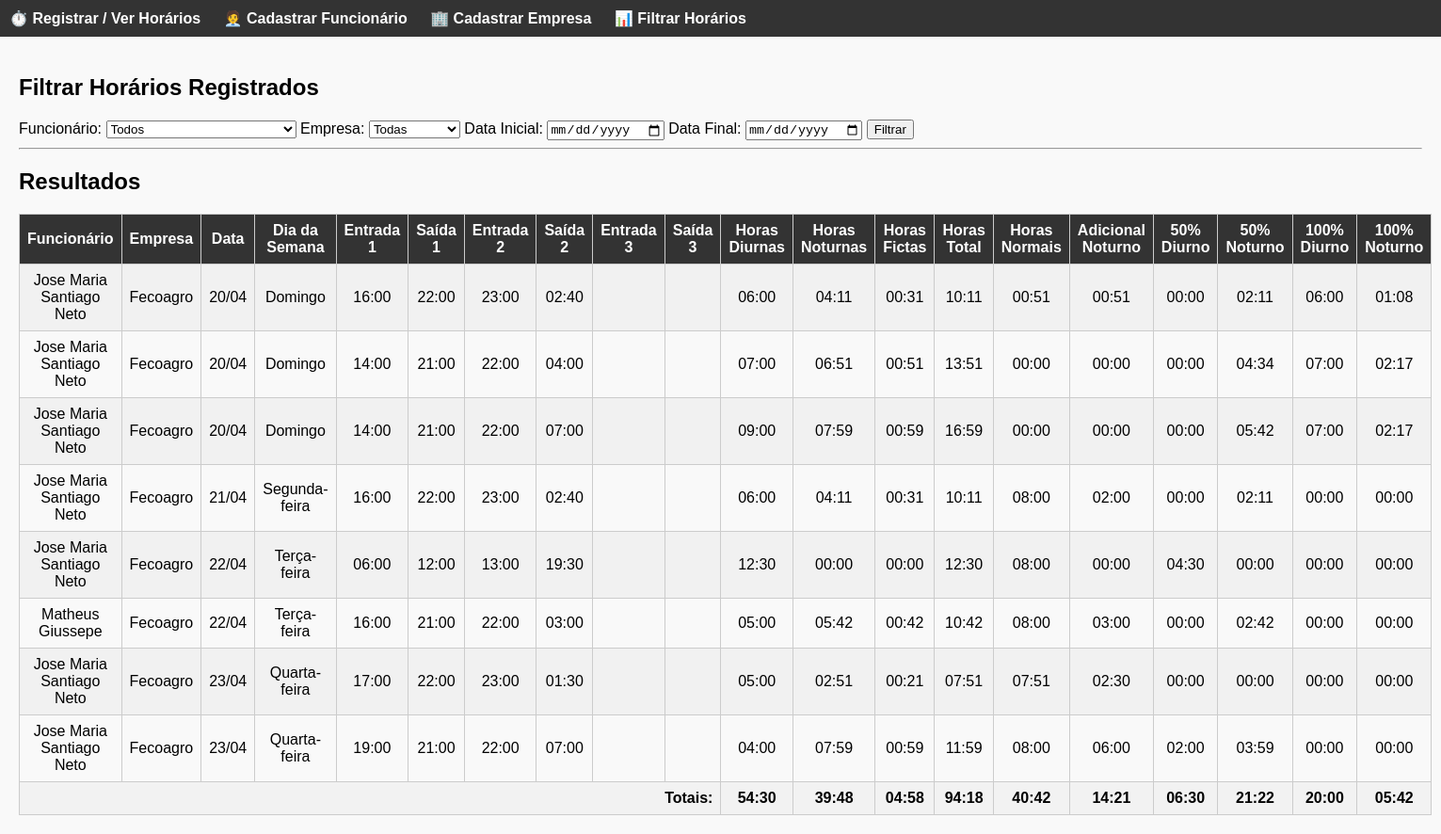
Page /lista-registros?empresa_id=1 on the committed database.
### models.py (models this page shows)
class Ponto(db.Model):
    id = db.Column(db.Integer, primary_key=True)
    funcionario_id = db.Column(db.Integer, db.ForeignKey('funcionario.id'), nullable=False)
    empresa_id = db.Column(db.Integer, db.ForeignKey('empresa.id'), nullable=False)
    data = db.Column(db.String(10), nullable=False)
    entrada1 = db.Column(db.String(5))
    saida1 = db.Column(db.String(5))
    entrada2 = db.Column(db.String(5))
    saida2 = db.Column(db.String(5))
    entrada3 = db.Column(db.String(5))
    saida3 = db.Column(db.String(5))
    funcionario = db.relationship('Funcionario', backref=db.backref('pontos', lazy=True))
    empresa = db.relationship('Empresa', backref=db.backref('pontos', lazy=True))

class Funcionario(db.Model):
    id = db.Column(db.Integer, primary_key=True)
    nome = db.Column(db.String(100), nullable=False)

class Empresa(db.Model):
    id = db.Column(db.Integer, primary_key=True)
    nome = db.Column(db.String(100), nullable=False)
    vale_alimentacao = db.Column(db.Float, nullable=False)

### app.py (the view, shortened to what this page needs)
@app.route("/lista-registros", methods=["GET"])
def lista_registros():
    funcionarios = Funcionario.query.order_by(Funcionario.nome.asc()).all()
    empresas = Empresa.query.order_by(Empresa.nome.asc()).all()
    query = Ponto.query
    funcionario_id = request.args.get("funcionario_id")
    empresa_id = request.args.get("empresa_id")
    data_ini = request.args.get("data_ini")
    data_fim = request.args.get("data_fim")
    if funcionario_id:
        query = query.filter_by(funcionario_id=funcionario_id)
    if empresa_id:
        query = query.filter_by(empresa_id=empresa_id)
    if data_ini:
        query = query.filter(Ponto.data >= data_ini)
    if data_fim:
        query = query.filter(Ponto.data <= data_fim)
    pontos = query.order_by(Ponto.data.asc()).all()
    INIDIA = time(5, 0)
    FIMDIA = time(22, 0)
    ININOT = time(22, 0)
    FIMNOT = time(5, 0)
    def to_time(valor):
        if isinstance(valor, str):
            return datetime.strptime(valor, "%H:%M").time()
        return valor
    for ponto in pontos:
        if isinstance(ponto.data, str):
            ponto.data_obj = datetime.strptime(ponto.data, "%Y-%m-%d")
        else:
            ponto.data_obj = ponto.data
        ponto.horas_diurnas = timedelta()
        ponto.horas_diurnas_reais = timedelta()
        ponto.horas_noturnas_reais = timedelta()
        ponto.horas_noturnas = timedelta()
        ponto.horas_adicional = timedelta()
        ponto.horas_adicional_ficta = timedelta()
        ponto.horas_fictas = timedelta()
        ponto.horas_total = timedelta()
        ponto.extra_50_diurno = timedelta()
        ponto.extra_50_noturno_reais = timedelta()
        ponto.extra_100_diurno = timedelta()
        ponto.extra_100_noturno = timedelta()
        ponto.horas_normais = timedelta(hours=8)
        if ponto.data_obj.weekday() == 5:
           ponto.horas_normais = timedelta(hours=4)
        turnos = [(ponto.entrada1, ponto.saida1), (ponto.entrada2, ponto.saida2), (ponto.entrada3, ponto.saida3)]
        minutos_marcados = []
        for entrada, saida in turnos:
            if entrada and saida:
                entrada = to_time(entrada)
                saida = to_time(saida)
                entrada_dt = datetime.combine(ponto.data_obj, entrada)
                saida_dt = datetime.combine(ponto.data_obj, saida)
                if saida < entrada:
                    saida_dt += timedelta(days=1)
                atual = entrada_dt
                while atual < saida_dt:
                    minutos_marcados.append(atual)
                    atual += timedelta(minutes=1)
        for minuto in minutos_marcados:
            hora = minuto.time()
            tipo = "diurna"
            if hora >= ININOT or hora < FIMNOT:
                tipo = "noturna"
            if minuto.weekday() == 6:
                if tipo == "diurna":
                    ponto.extra_100_diurno += timedelta(minutes=1)
                    ponto.horas_diurnas_reais += timedelta(minutes=1)
                else:
                    ponto.extra_100_noturno += timedelta(minutes=1)
                    ponto.horas_noturnas_reais += timedelta(minutes=1)
                continue
            if ponto.horas_normais > timedelta():
                ponto.horas_normais -= timedelta(minutes=1)
                if tipo == "diurna":
                    ponto.horas_diurnas += timedelta(minutes=1)
                    ponto.horas_diurnas_reais += timedelta(minutes=1)
                else:
                    ponto.horas_noturnas_reais += timedelta(minutes=1)
                    ponto.horas_adicional += timedelta(minutes=1)
            else:
                if tipo == "diurna":
                    ponto.extra_50_diurno += timedelta(minutes=1)
                    ponto.horas_diurnas_reais += timedelta(minutes=1)
                else:
                    ponto.extra_50_noturno_reais += timedelta(minutes=1)
                    ponto.horas_noturnas_reais += timedelta(minutes=1)
        ponto.horas_fictas = ponto.horas_noturnas_reais * 0.142857 # 03:40 * 0.14 = 00:31
        ponto.horas_adicional_ficta = ponto.horas_adicional * 0.142857 # 02:00 * 0.14 = 00:17
        ponto.horas_noturnas = ponto.horas_noturnas_reais + ponto.horas_fictas
        ponto.extra_100_noturno = ponto.extra_100_noturno * 1.142857
        ponto.horas_total = ponto.horas_diurnas_reais + ponto.horas_noturnas
        carga_horaria_diaria = timedelta()
        if ponto.data_obj.weekday() < 5 or ponto.data_obj.weekday() > 5:
            carga_horaria_diaria = timedelta(hours=8)
        else:
            timedelta(hours=4)
        jornada_total = ponto.horas_diurnas_reais + ponto.horas_noturnas_reais + ponto.horas_fictas
        extra_total = max(timedelta(), jornada_total - carga_horaria_diaria)
        horas_normais_noturnas_total = max(timedelta(), ponto.horas_noturnas - extra_total)
        ponto.adicional_noturno = horas_normais_noturnas_total
        ponto.extra_50_noturno = ponto.horas_noturnas - ponto.adicional_noturno
        if ponto.data_obj.weekday() > 5:
            ponto.extra_50_diurno = ponto.extra_50_diurno
        if jornada_total < carga_horaria_diaria:
            ponto.horas_normais = jornada_total
        else:
            ponto.horas_normais = carga_horaria_diaria
        if ponto.data_obj.weekday() == 6 and minuto.date() > ponto.data_obj.date():
            jornada_total = ponto.extra_100_diurno + ponto.extra_100_noturno
            if jornada_total > timedelta(hours=8):
                ponto.extra_50_noturno = (ponto.horas_adicional + ponto.extra_50_noturno_reais ) * 1.142857
                ponto.horas_adicional = timedelta()
                ponto.horas_normais = timedelta()
            else:
                ponto.horas_normais = timedelta(hours=8) - jornada_total
                if ponto.horas_adicional > ponto.horas_normais:
                    hora_adicional = ponto.horas_adicional
                    ponto.horas_adicional = ponto.horas_normais
                    ponto.extra_50_noturno = (hora_adicional - ponto.horas_adicional) * 1.142857 + (ponto.horas_adicional * 0.142857)
                    if ponto.extra_50_noturno_reais > timedelta(minutes=0):
                        ponto.extra_50_noturno = ponto.extra_50_noturno + (ponto.extra_50_noturno_reais * 1.142857)
        if ponto.data_obj.weekday() == 5 and minuto.date() > ponto.data_obj.date():
            ponto.extra_50_noturno = ponto.horas_adicional * 0.142857
    total = {
            "horas_diurnas": timedelta(),
            "horas_noturnas": timedelta(),
            "horas_fictas": timedelta(),
            "horas_total": timedelta(),
            "horas_normais": timedelta(),
            "horas_adicional": timedelta(),
            "extra_50_diurno": timedelta(),
            "extra_50_noturno": timedelta(),
            "extra_100_diurno": timedelta(),
            "extra_100_noturno": timedelta(),
        }
    for ponto in pontos:
            total["horas_diurnas"] += ponto.horas_diurnas_reais
            total["horas_noturnas"] += ponto.horas_noturnas
            total["horas_fictas"] += ponto.horas_fictas
            total["horas_total"] += ponto.horas_total
            total["horas_normais"] += ponto.horas_normais
            total["horas_adicional"] += ponto.horas_adicional
            total["extra_50_diurno"] += ponto.extra_50_diurno
            total["extra_50_noturno"] += ponto.extra_50_noturno
            total["extra_100_diurno"] += ponto.extra_100_diurno
            total["extra_100_noturno"] += ponto.extra_100_noturno
    return render_template("lista_registros.html", pontos=pontos, funcionarios=funcionarios, empresas=empresas, total=total)

### app.py (called while the page is built)
@app.template_filter('horario_formatado')
def horario_formatado(value):
    if not value:
        return "00:00"
    total_minutes = int(value.total_seconds() // 60)
    horas = total_minutes // 60
    minutos = total_minutes % 60
    return f"{horas:02d}:{minutos:02d}"

@app.template_filter('formatar_dia_semana')
def formatar_dia_semana(data):
    return format_datetime(data, "EEEE", locale='pt_BR').capitalize()

### templates/lista_registros.html (shortened to what this page needs)
{% extends "base.html" %}
{% block content %}
<h2>Filtrar Horários Registrados</h2>
<form method="GET">
    <label>Funcionário:</label>
    <select name="funcionario_id">
        <option value="">Todos</option>
    </select>
    <label>Empresa:</label>
    <select name="empresa_id">
        <option value="">Todas</option>
    </select>
    <label>Data Inicial:</label>
    <input type="date" name="data_ini">
    <label>Data Final:</label>
    <input type="date" name="data_fim">
    <button type="submit">Filtrar</button>
</form>
<hr>
<h2>Resultados</h2>
<table>
    <tr>
        <th>Funcionário</th>
        <th>Empresa</th>
        <th>Data</th>
        <th>Dia da Semana</th>
        <th>Entrada 1</th><th>Saída 1</th>
        <th>Entrada 2</th><th>Saída 2</th>
        <th>Entrada 3</th><th>Saída 3</th>
        <th>Horas Diurnas</th>
        <th>Horas Noturnas</th>
        <th>Horas Fictas</th>
        <th>Horas Total</th>
        <th>Horas Normais</th>
        <th>Adicional Noturno</th>
        <th>50% Diurno</th>
        <th>50% Noturno</th>
        <th>100% Diurno</th>
        <th>100% Noturno</th>
    </tr>
    {% for p in pontos %}
    <tr>
        <td>{{ p.funcionario.nome }}</td>
        <td>{{ p.empresa.nome }}</td>
        <td>{{ p.data_obj.strftime('%d/%m') }}</td>
        <td>{{ p.data_obj | formatar_dia_semana }}</td>
        <td>{{ p.entrada1 or '' }}</td><td>{{ p.saida1 or '' }}</td>
        <td>{{ p.entrada2 or '' }}</td><td>{{ p.saida2 or '' }}</td>
        <td>{{ p.entrada3 or '' }}</td><td>{{ p.saida3 or '' }}</td>
        <td>{{ p.horas_diurnas_reais|horario_formatado }}</td>
        <td>{{ p.horas_noturnas|horario_formatado }}</td>
        <td>{{ p.horas_fictas|horario_formatado }}</td>
        <td>{{ p.horas_total|horario_formatado }}</td>
        <td>{{ p.horas_normais|horario_formatado }}</td>
        <td>{{ p.horas_adicional|horario_formatado }}</td>
        <td>{{ p.extra_50_diurno|horario_formatado }}</td>
        <td>{{ p.extra_50_noturno|horario_formatado }}</td>
        <td>{{ p.extra_100_diurno|horario_formatado }}</td>
        <td>{{ p.extra_100_noturno|horario_formatado }}</td>
    </tr>
    {% endfor %}
    <tr style="font-weight: bold; background-color: #f2f2f2;">
        <td colspan="10" style="text-align: right;">Totais:</td>
        <td>{{ total.horas_diurnas|horario_formatado }}</td>
        <td>{{ total.horas_noturnas|horario_formatado }}</td>
        <td>{{ total.horas_fictas|horario_formatado }}</td>
        <td>{{ total.horas_total|horario_formatado }}</td>
        <td>{{ total.horas_normais|horario_formatado }}</td>
        <td>{{ total.horas_adicional|horario_formatado }}</td>
        <td>{{ total.extra_50_diurno|horario_formatado }}</td>
        <td>{{ total.extra_50_noturno|horario_formatado }}</td>
        <td>{{ total.extra_100_diurno|horario_formatado }}</td>
        <td>{{ total.extra_100_noturno|horario_formatado }}</td>
    </tr>
</table>
{% endblock %}

### templates/base.html (style rules this page uses)
body { font-family: Arial, sans-serif; margin: 0; padding: 0; background: #f9f9f9; }
table { width: 100%; border-collapse: collapse; margin-top: 20px; }
th, td { border: 1px solid #ccc; padding: 8px; text-align: center; }
th { background: #333; color: #fff; }
tr:nth-child(even) { background: #f1f1f1; }

### rows in the picture
Ponto: funcionario.nome "Jose Maria Santiago Neto", empresa.nome "Fecoagro", data_obj "20/04", data_obj "Domingo", entrada1 "16:00", saida1 "22:00", entrada2 "23:00", saida2 "02:40", horas_diurnas_reais|horario_formatado "06:00", horas_noturnas|horario_formatado "04:11", horas_fictas|horario_formatado "00:31", horas_total|horario_formatado "10:11", horas_normais|horario_formatado "00:51", horas_adicional|horario_formatado "00:51", extra_50_diurno|horario_formatado "00:00", extra_50_noturno|horario_formatado "02:11", extra_100_diurno|horario_formatado "06:00", extra_100_noturno|horario_formatado "01:08"
Ponto: funcionario.nome "Jose Maria Santiago Neto", empresa.nome "Fecoagro", data_obj "20/04", data_obj "Domingo", entrada1 "14:00", saida1 "21:00", entrada2 "22:00", saida2 "04:00", horas_diurnas_reais|horario_formatado "07:00", horas_noturnas|horario_formatado "06:51", horas_fictas|horario_formatado "00:51", horas_total|horario_formatado "13:51", horas_normais|horario_formatado "00:00", horas_adicional|horario_formatado "00:00", extra_50_diurno|horario_formatado "00:00", extra_50_noturno|horario_formatado "04:34", extra_100_diurno|horario_formatado "07:00", extra_100_noturno|horario_formatado "02:17"
Ponto: funcionario.nome "Jose Maria Santiago Neto", empresa.nome "Fecoagro", data_obj "20/04", data_obj "Domingo", entrada1 "14:00", saida1 "21:00", entrada2 "22:00", saida2 "07:00", horas_diurnas_reais|horario_formatado "09:00", horas_noturnas|horario_formatado "07:59", horas_fictas|horario_formatado "00:59", horas_total|horario_formatado "16:59", horas_normais|horario_formatado "00:00", horas_adicional|horario_formatado "00:00", extra_50_diurno|horario_formatado "00:00", extra_50_noturno|horario_formatado "05:42", extra_100_diurno|horario_formatado "07:00", extra_100_noturno|horario_formatado "02:17"
Ponto: funcionario.nome "Jose Maria Santiago Neto", empresa.nome "Fecoagro", data_obj "21/04", data_obj "Segunda-feira", entrada1 "16:00", saida1 "22:00", entrada2 "23:00", saida2 "02:40", horas_diurnas_reais|horario_formatado "06:00", horas_noturnas|horario_formatado "04:11", horas_fictas|horario_formatado "00:31", horas_total|horario_formatado "10:11", horas_normais|horario_formatado "08:00", horas_adicional|horario_formatado "02:00", extra_50_diurno|horario_formatado "00:00", extra_50_noturno|horario_formatado "02:11", extra_100_diurno|horario_formatado "00:00", extra_100_noturno|horario_formatado "00:00"
Ponto: funcionario.nome "Jose Maria Santiago Neto", empresa.nome "Fecoagro", data_obj "22/04", data_obj "Terça-feira", entrada1 "06:00", saida1 "12:00", entrada2 "13:00", saida2 "19:30", horas_diurnas_reais|horario_formatado "12:30", horas_noturnas|horario_formatado "00:00", horas_fictas|horario_formatado "00:00", horas_total|horario_formatado "12:30", horas_normais|horario_formatado "08:00", horas_adicional|horario_formatado "00:00", extra_50_diurno|horario_formatado "04:30", extra_50_noturno|horario_formatado "00:00", extra_100_diurno|horario_formatado "00:00", extra_100_noturno|horario_formatado "00:00"
Ponto: funcionario.nome "Matheus Giussepe", empresa.nome "Fecoagro", data_obj "22/04", data_obj "Terça-feira", entrada1 "16:00", saida1 "21:00", entrada2 "22:00", saida2 "03:00", horas_diurnas_reais|horario_formatado "05:00", horas_noturnas|horario_formatado "05:42", horas_fictas|horario_formatado "00:42", horas_total|horario_formatado "10:42", horas_normais|horario_formatado "08:00", horas_adicional|horario_formatado "03:00", extra_50_diurno|horario_formatado "00:00", extra_50_noturno|horario_formatado "02:42", extra_100_diurno|horario_formatado "00:00", extra_100_noturno|horario_formatado "00:00"
Ponto: funcionario.nome "Jose Maria Santiago Neto", empresa.nome "Fecoagro", data_obj "23/04", data_obj "Quarta-feira", entrada1 "17:00", saida1 "22:00", entrada2 "23:00", saida2 "01:30", horas_diurnas_reais|horario_formatado "05:00", horas_noturnas|horario_formatado "02:51", horas_fictas|horario_formatado "00:21", horas_total|horario_formatado "07:51", horas_normais|horario_formatado "07:51", horas_adicional|horario_formatado "02:30", extra_50_diurno|horario_formatado "00:00", extra_50_noturno|horario_formatado "00:00", extra_100_diurno|horario_formatado "00:00", extra_100_noturno|horario_formatado "00:00"
Ponto: funcionario.nome "Jose Maria Santiago Neto", empresa.nome "Fecoagro", data_obj "23/04", data_obj "Quarta-feira", entrada1 "19:00", saida1 "21:00", entrada2 "22:00", saida2 "07:00", horas_diurnas_reais|horario_formatado "04:00", horas_noturnas|horario_formatado "07:59", horas_fictas|horario_formatado "00:59", horas_total|horario_formatado "11:59", horas_normais|horario_formatado "08:00", horas_adicional|horario_formatado "06:00", extra_50_diurno|horario_formatado "02:00", extra_50_noturno|horario_formatado "03:59", extra_100_diurno|horario_formatado "00:00", extra_100_noturno|horario_formatado "00:00"

### other values in the picture
{{ total.horas_diurnas|horario_formatado }} "54:30"
{{ total.horas_noturnas|horario_formatado }} "39:48"
{{ total.horas_fictas|horario_formatado }} "04:58"
{{ total.horas_total|horario_formatado }} "94:18"
{{ total.horas_normais|horario_formatado }} "40:42"
{{ total.horas_adicional|horario_formatado }} "14:21"
{{ total.extra_50_diurno|horario_formatado }} "06:30"
{{ total.extra_50_noturno|horario_formatado }} "21:22"
{{ total.extra_100_diurno|horario_formatado }} "20:00"
{{ total.extra_100_noturno|horario_formatado }} "05:42"
